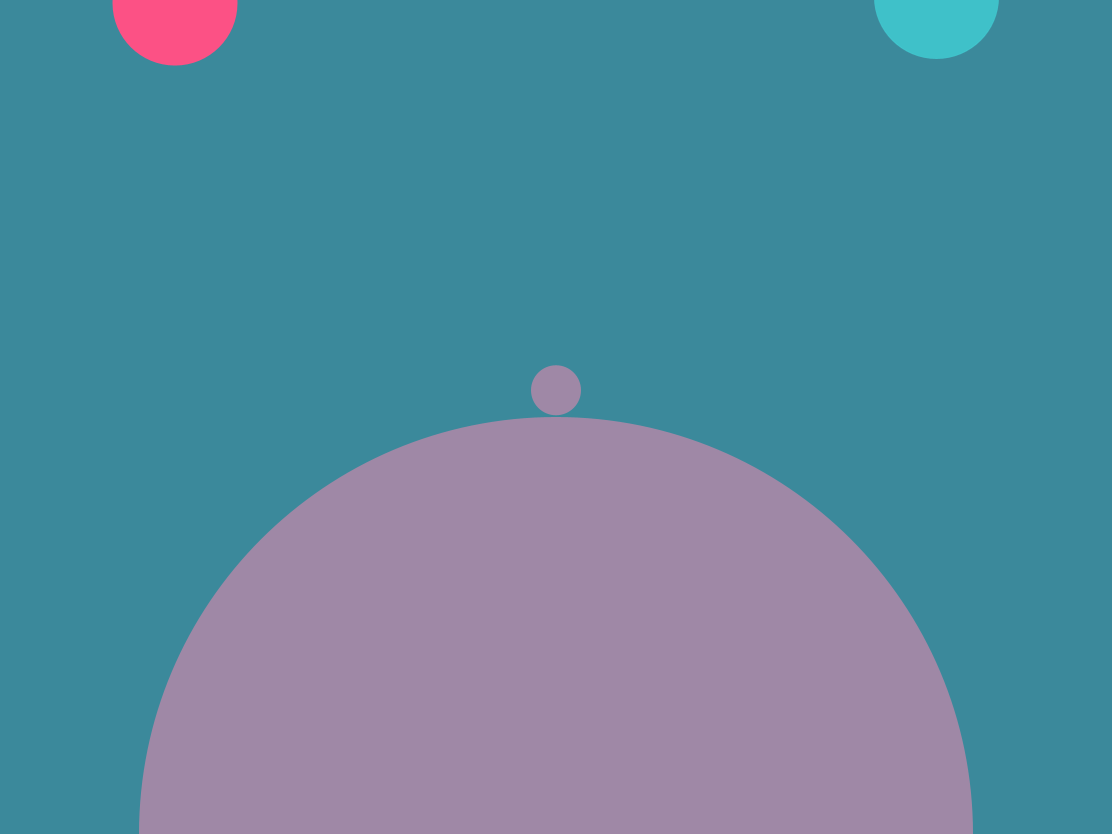
Frame 1 (no input)
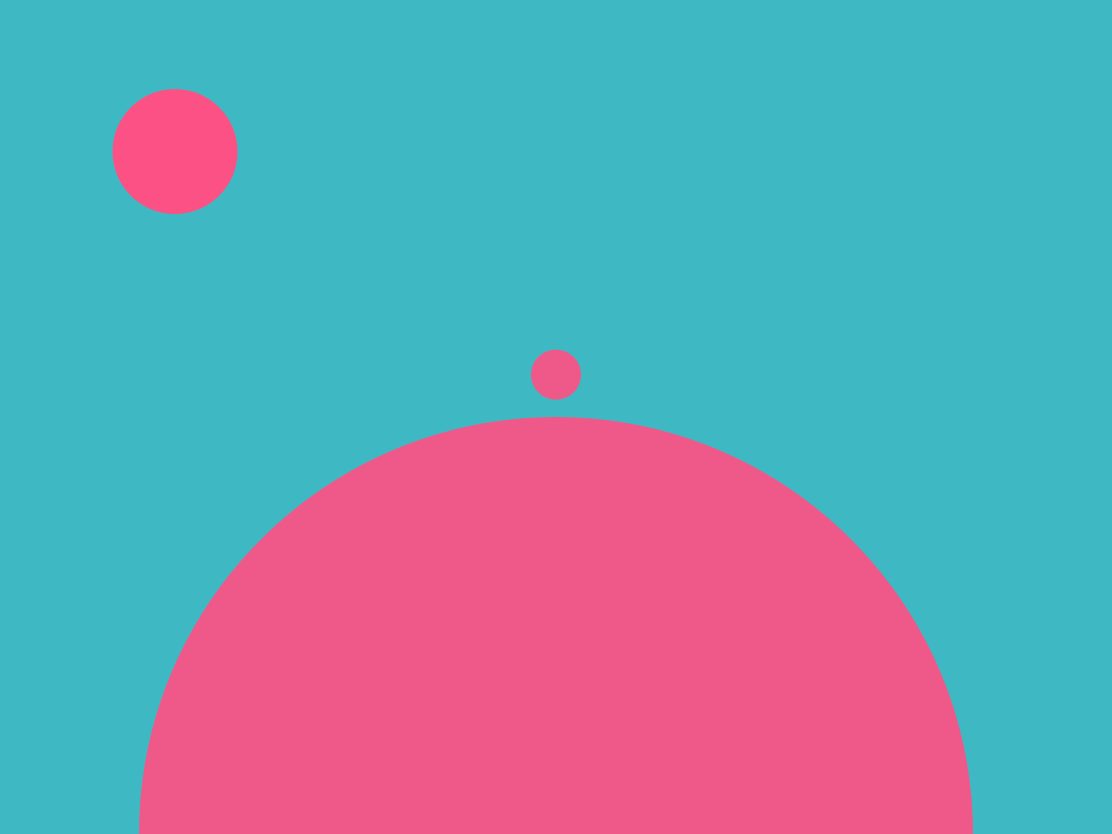
Frame 60 (the mouse pressed at the canvas centre just before this capture)
Frame 120 (the mouse held since frame 60 and released just before this capture): identical to frame 60, image omitted

The Processing sketch that drew these frames (run headless with seeded random() and noise(); from frame 60 on, the mouse is pressed at the canvas centre):

// Processing sketch: sketch_221024d
// ── sketch_221024d.pde
// こちらがオリジナルです。
// 【作者】Junichiro Horikawaさん
// 【作品名】20200414_omniscient
// https://openprocessing.org/sketch/873283

float charSize = 50;
int buildingNum = 50;
Building[] buildings = new Building[buildingNum];
float minHeight = 50;
float maxHeight = 250;
float minWidth = 10;
float maxWidth = 20;
float growspeed = 0.4;
float jumpHeight = 20.0;
float earthSpeed = 0.3;
float dayval = 0.0;
PGraphics moonpg;
int moonsize = 125;

static class ColorPalette {
  static color dark = #364f6b;
  static color blue = #3fc1c9;
  static color white = #3fc1c9;
  static color red = #fc5185;
}

void setup() {
  size(1112, 834);
  background(100);
  noStroke();

  for (var i=0; i<buildingNum; i++) {
    var building = new Building(i, TWO_PI * random(1), random(minHeight, maxHeight), random(minWidth, maxWidth));
    buildings[i] = building;
  }

  moonpg = createGraphics(moonsize, moonsize);
  moonpg.beginDraw();
  moonpg.noStroke();
  moonpg.fill(ColorPalette.white);
  moonpg.ellipse(moonsize * 0.5, moonsize * 0.5, moonsize, moonsize);
  // マスクするのではないだろうか？保留にする。いったんコメントにする。
  //moonpg.erase();
  //moonpg.ellipse(moonsize * 0.375, moonsize * 0.375, moonsize * 0.75, moonsize * 0.75);
  //moonpg.noErase();
  moonpg.endDraw();
}

void draw() {
  var dayval = map(sin(radians(frameCount * 1.0)), -1.0, 1.0, 0.0, 1.0);

  background(lerpColor(color(ColorPalette.dark), color(ColorPalette.blue), dayval));//map(dayval, 0.0, 1.0, 0.0, 255));

  fill(ColorPalette.red);
  ellipse(moonsize + 50, -(moonsize + 50) + dayval * (moonsize + 50) * 2, moonsize, moonsize);
  image(moonpg, width - (moonsize * 1.5 + 50), (moonsize * 0.5 + 50) - dayval * (moonsize + 50) * 2);

  fill(map(dayval, 0.0, 1.0, 255, 0));
  push();
  translate(width * 0.5, height);
  for (var i=0; i<buildings.length; i++) {
    var building = buildings[i];
    building.update();
    building.draw(dayval);
  }
  fill(lerpColor(color(ColorPalette.white), color(ColorPalette.red), dayval));//map(dayval, 0.0, 1.0,255, 0));
  ellipse(0, 0, height, height);
  pop();

  fill(lerpColor(color(ColorPalette.white), color(ColorPalette.red), dayval));// fill(map(dayval, 0.0, 1.0,255, 0));
  ellipse(width * 0.5, height * 0.5 - charSize * 0.5 - jumpHeight * abs(sin(radians(frameCount * 5))), charSize, charSize);
}

class Building {
  float id;
  float posang;
  float hh, ww;
  boolean isNew, hasWindow;
  float widthang;

  Building(float id, float posang, float hh, float ww) {
    this.id = id;
    this.posang = posang;
    this.hh = hh;
    this.ww = ww;
    this.isNew = false;

    var rnd = random(1);
    if (rnd < 0.5) {
      this.hasWindow = true;
    } else {
      this.hasWindow = false;
    }
    this.widthang = 2 * asin(width / (2 * height));
  }

  void update() {
    if (sin(this.posang) > 0.5 && this.isNew == true) {
      var rndang = radians(random(45.0, 135.0));
      this.posang = rndang;
      this.hh = random(minHeight, maxHeight);
      this.ww = random(minWidth, maxWidth);
      this.isNew = false;

      var rnd = random(1);
      if (rnd < 0.5) {
        this.hasWindow = true;
      } else {
        this.hasWindow = false;
      }
    } else if (sin(this.posang) < -0.5 && this.isNew == false) {
      this.isNew = true;
    }

    this.posang -= radians(earthSpeed);
    if (this.posang < 0.0) {
      this.posang += TWO_PI;
    }
  }

  void draw(float dayval) {
    var hhalf = height * 0.5;
    var h = hhalf;
    if (this.posang >PI && this.posang < TWO_PI) {
      h += this.hh * min(sin(this.posang - PI), growspeed) / growspeed;
    }
    var a1 = this.posang - this.widthang * 0.5;
    var a2 = this.posang + this.widthang * 0.5;
    var p1 = new PVector(cos(a1) *h, sin(a1) * h);
    var p2 = new PVector(cos(a2) * h, sin(a2) * h);
    var p3 = new PVector(cos(a2) * hhalf, sin(a2) * hhalf);
    var p4 = new PVector(cos(a1) * hhalf, sin(a1) * hhalf);

    var col1 = lerpColor(color(ColorPalette.dark), color(ColorPalette.white), this.id / (float)buildingNum);
    var col2 = lerpColor(color(ColorPalette.red), color(ColorPalette.white), 1.0 - this.id / (float)buildingNum);
    var fillcol = lerpColor(col1, col2, dayval);

    fill(fillcol);
    beginShape();
    vertex(0, 0);
    vertex(p1.x, p1.y);
    vertex(p2.x, p2.y);
    endShape(CLOSE);

    if (this.hasWindow) {
      var cp = PVector.mult(PVector.add(PVector.add(PVector.add(p1, p2), p3), p4), 0.25);
      var wp1 = PVector.add(PVector.mult(PVector.sub(p1, cp), 0.25), cp);
      var wp2 = PVector.add(PVector.mult(PVector.sub(p2, cp), 0.25), cp);
      var wp3 = PVector.add(PVector.mult(PVector.sub(p3, cp), 0.25), cp);
      var wp4 = PVector.add(PVector.mult(PVector.sub(p4, cp), 0.25), cp);
      fill(ColorPalette.white);
      beginShape();
      vertex(wp1.x, wp1.y);
      vertex(wp2.x, wp2.y);
      vertex(wp3.x, wp3.y);
      vertex(wp4.x, wp4.y);
      endShape(CLOSE);
    }
  }
}
